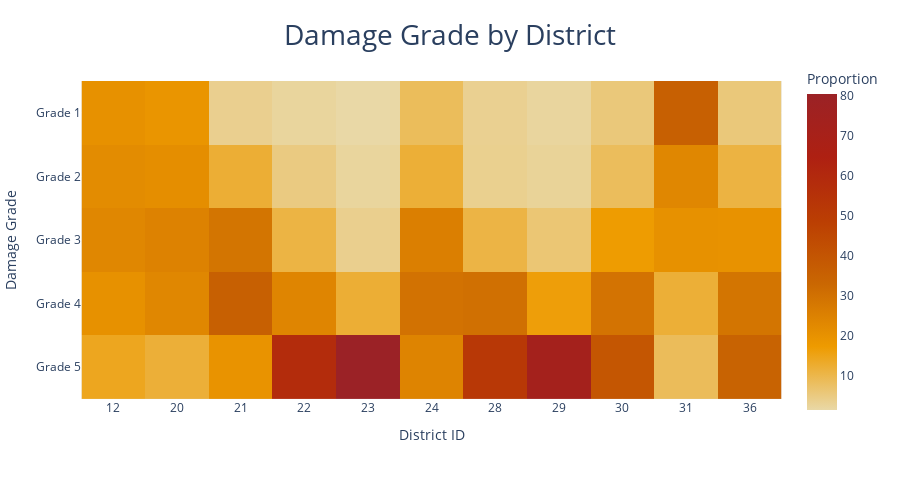

The notebook cell saved with this chart:
### Markdown cell above
The first variable to analyse is the district, we can see from the plot below that most districts are spread relatively evenly across all damage grades. There are a few examples of districts which are mostly associated with grade 5.

### Code cell
heatmap(column='district_id',
        title='Damage Grade by District',
        x_title='District ID',
        y_title='Damage Grade',
        color=custom_colors[4::])

### Figure 1 — Plotly figure (JSON) as saved in the notebook; plotly's stock layout.template omitted (floating-point values rounded to 4 significant figures)
{"data": [{"coloraxis": "coloraxis", "hovertemplate": "District ID: %{x}<br>Damage Grade: %{y}<br>Proportion: %{z}<extra></extra>", "name": "0", "type": "heatmap", "x": ["12", "20", "21", "22", "23", "24", "28", "29", "30", "31", "36"], "xaxis": "x", "y": ["Grade 1", "Grade 2", "Grade 3", "Grade 4", "Grade 5"], "yaxis": "y", "z": [[20.23, 19.04, 3.61, 2.231, 1.389, 8.498, 3.39, 2.191, 5.556, 35.76, 5.573], [21.87, 21.05, 12.2, 4.936, 2.264, 11.96, 3.558, 2.713, 8.445, 23.23, 10.96], [23.43, 24.85, 28.91, 10.75, 3.686, 25.64, 10.64, 6.185, 17.08, 20.36, 19.86], [20.19, 23.15, 35.68, 23.76, 12.17, 29.56, 30.18, 16.32, 29.26, 12.01, 28.86], [14.28, 11.91, 19.6, 58.32, 80.49, 24.34, 52.23, 72.59, 39.66, 8.645, 34.74]]}], "layout": {"coloraxis": {"colorbar": {"title": {"text": "Proportion"}}, "colorscale": [[0, "#e9d8a6"], [0.2, "#ee9b00"], [0.4, "#ca6702"], [0.6, "#bb3e03"], [0.8, "#ae2012"], [1, "#9b2226"]]}, "height": 500, "margin": {"t": 60}, "title": {"font": {"size": 28}, "text": "Damage Grade by District", "x": 0.5, "y": 0.95}, "xaxis": {"anchor": "y", "constrain": "domain", "domain": [0, 1], "scaleanchor": "y", "title": {"text": "District ID"}}, "yaxis": {"anchor": "x", "autorange": "reversed", "constrain": "domain", "domain": [0, 1], "title": {"text": "Damage Grade"}}}}
